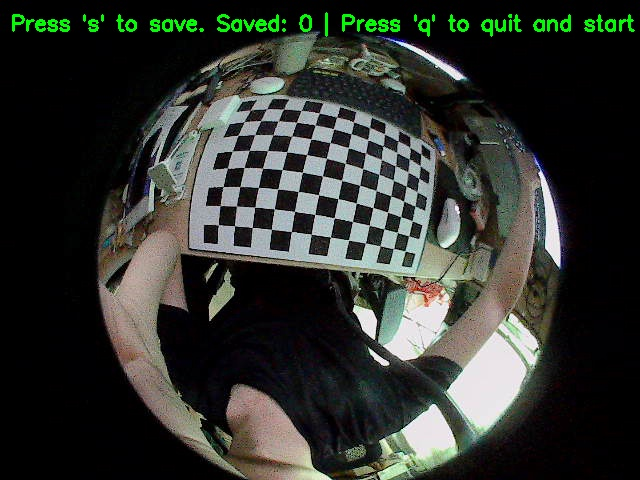
#> input picture modules/calibration_Zhang_method/test_run_20251015_150447/captured_fisheye_images/fisheye_calib_img_00.jpg, 640 x 480 px, given in place of the camera
$ python calibration_app.py   (older library calls are emulated)
#> lines starting #> are read from the running program, lines starting #| are printed output that depends on the picture
### modules/camera_calibration.py
# -*- coding: utf-8 -*-
"""
通用的鱼眼/针孔相机标定参数加载与去畸模块
- 统一主程序与测试脚本的导入: from camera_calibration import FisheyeCalibrator, DistortionCorrector, CalibrationVisualizer
- 支持从 OpenCV 风格与 MATLAB 导出的 JSON 读取
- 提供基于 OpenCV fisheye 的去畸矫正
"""
from __future__ import annotations
import json
import os
from dataclasses import dataclass
from typing import Optional, Tuple, Dict, Any

import cv2
import numpy as np


@dataclass
class CalibrationResult:
    camera_matrix: np.ndarray
    dist_coeffs: np.ndarray
    image_size: Tuple[int, int]
    rms_error: float = 0.0
    model: str = "fisheye"  # fisheye or pinhole
    flags: int = 0
    is_valid: bool = True


class FisheyeCalibrator:
    """
    这里不实现完整的采集标定流程，仅提供加载现有参数文件的能力，
    以便主程序/验证脚本统一读取。
    """
    def __init__(self, chessboard_size: Tuple[int, int] = (9, 6), square_size: float = 1.0):
        self.chessboard_size = chessboard_size
        self.square_size = square_size
        self.calibration_result: Optional[CalibrationResult] = None

    # [95 lines left out: functions load_calibration, _parse_generic_json, not called in this run]


class DistortionCorrector:
    def __init__(self, calibration: Optional[CalibrationResult] = None):
        self.calibration = calibration
        self._maps: Optional[Tuple[np.ndarray, np.ndarray]] = None
        self._newK: Optional[np.ndarray] = None

    # [74 lines left out: functions set_calibration, _ensure_maps, correct_distortion, not called in this run]


class CalibrationVisualizer:
    # [10 lines left out: function draw_k_matrix, not called in this run]


__all__ = [
    'FisheyeCalibrator',
    'DistortionCorrector',
    'CalibrationVisualizer',
    'CalibrationResult',
]

### modules/camera_calibration/calibration_app.py
"""
Fisheye Camera Calibration Application
Interactive application for fisheye camera calibration and testing
"""

import cv2
import numpy as np
import os
import sys
import argparse
import logging
from typing import Optional

# Add parent directory to path to import camera_calibration
current_dir = os.path.dirname(os.path.abspath(__file__))
parent_dir = os.path.dirname(current_dir)
sys.path.insert(0, parent_dir)

from camera_calibration import (
    FisheyeCalibrator,
    DistortionCorrector,
    CalibrationVisualizer,
    CalibrationResult
)

# Configure logging
logging.basicConfig(level=logging.INFO)
logger = logging.getLogger(__name__)

class CalibrationApp:
    """Interactive fisheye camera calibration application"""

    def __init__(self,
                 camera_id: int = 0,
                 chessboard_size: tuple = (9, 6),
                 square_size: float = 1.0,
                 save_path: str = "calibration_data"):
        """
        Initialize calibration application

        Args:
            camera_id: Camera device ID
            chessboard_size: Chessboard pattern size (corners)
            square_size: Physical size of chessboard squares
            save_path: Directory to save calibration data
        """
        self.camera_id = camera_id
        self.chessboard_size = chessboard_size
        self.square_size = square_size
        self.save_path = save_path

        # Create save directory
        os.makedirs(save_path, exist_ok=True)

        # Initialize components
        self.calibrator = FisheyeCalibrator(chessboard_size, square_size)
        self.corrector = DistortionCorrector()
        self.visualizer = CalibrationVisualizer()

        # Application state
        self.camera = None
        self.mode = "capture"  # capture, calibrate, test, adjust
        self.target_images = 20
        self.auto_capture = False
        self.capture_delay = 2.0  # seconds between auto captures
        self.last_capture_time = 0

        # UI state
        self.show_help = True
        self.show_progress = True

        logger.info(f"Calibration app initialized for camera {camera_id}")
        logger.info(f"Chessboard: {chessboard_size}, Square size: {square_size}")

    def initialize_camera(self) -> bool:
        """Initialize camera capture"""
        try:
            self.camera = cv2.VideoCapture(self.camera_id)
            if not self.camera.isOpened():
                logger.error(f"Cannot open camera {self.camera_id}")
                return False

            # Set camera properties for better quality
            self.camera.set(cv2.CAP_PROP_FRAME_WIDTH, 1280)
            self.camera.set(cv2.CAP_PROP_FRAME_HEIGHT, 720)
            self.camera.set(cv2.CAP_PROP_FPS, 30)

            logger.info("Camera initialized successfully")
            return True

        except Exception as e:
            logger.error(f"Camera initialization failed: {e}")
            return False

    def run(self):
        """Run the calibration application"""
        if not self.initialize_camera():
            return

        logger.info("Starting calibration application")
        logger.info("Press 'h' for help, 'q' to quit")

        try:
            while True:
                ret, frame = self.camera.read()
#> frame is the input picture: shape (480, 640, 3); mean B, G, R 47.4, 52.4, 49.6
                if not ret:
                    logger.error("Failed to read camera frame")
                    break

                # Process frame based on current mode
                if self.mode == "capture":
                    display_frame = self.process_capture_mode(frame)
                elif self.mode == "calibrate":
                    display_frame = self.process_calibrate_mode(frame)
                elif self.mode == "test":
                    display_frame = self.process_test_mode(frame)
                elif self.mode == "adjust":
                    display_frame = self.process_adjust_mode(frame)
                else:
                    display_frame = frame

                # Add UI overlays
                display_frame = self.add_ui_overlays(display_frame)

                # Show frame
                cv2.imshow("Fisheye Camera Calibration", display_frame)

                # Handle keyboard input
                key = cv2.waitKey(1) & 0xFF
                if self.handle_keyboard_input(key, frame):
                    break

        except KeyboardInterrupt:
            logger.info("Application interrupted by user")
        finally:
            self.cleanup()

    def process_capture_mode(self, frame: np.ndarray) -> np.ndarray:
        """Process frame in capture mode"""
        # Detect chessboard
        gray = cv2.cvtColor(frame, cv2.COLOR_BGR2GRAY)
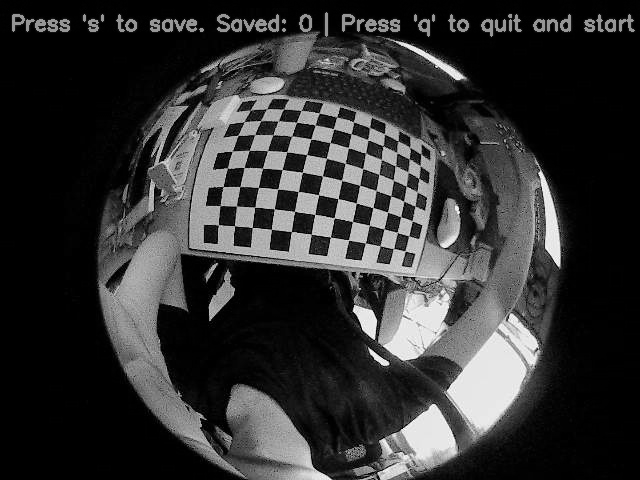
#> gray: shape (480, 640); min 0, max 255, mean 50.9
        found, corners = cv2.findChessboardCorners(
            gray, self.chessboard_size,
            cv2.CALIB_CB_ADAPTIVE_THRESH + cv2.CALIB_CB_FAST_CHECK + cv2.CALIB_CB_NORMALIZE_IMAGE
        )
#> found = False; corners = None

        # Draw chessboard corners
#> (the run stopped early here; a loop or call above may not have finished)

$ run again, on modules/calibration_Zhang_method/test_run_20251015_150447/captured_fisheye_images/fisheye_calib_img_01.jpg
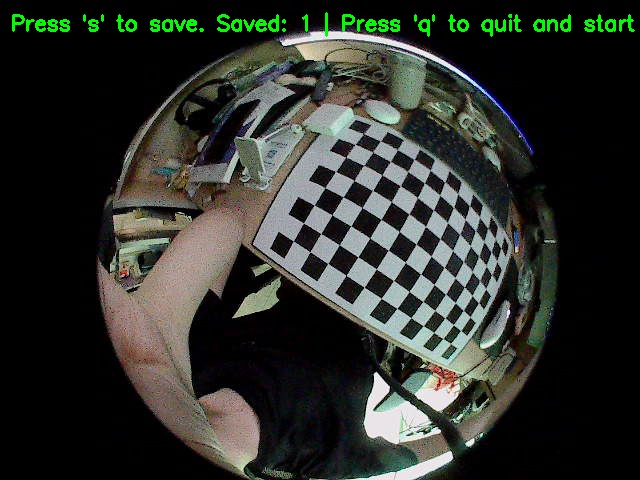
#> input picture modules/calibration_Zhang_method/test_run_20251015_150447/captured_fisheye_images/fisheye_calib_img_01.jpg, 640 x 480 px, given in place of the camera
#> in run, frame is the input picture: shape (480, 640, 3); mean B, G, R 43.9, 49.1, 46.4
#> in process_capture_mode, `gray = cv2.cvtColor(frame, cv2.COLOR_BGR2GRAY)`:
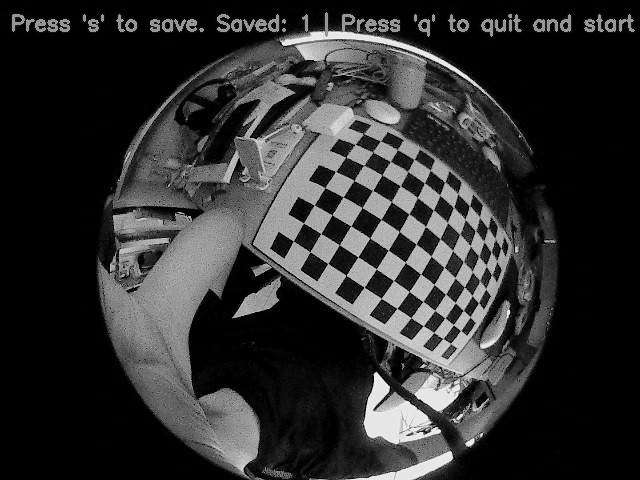
#> gray: shape (480, 640); min 0, max 255, mean 47.7
#> found = False; corners = None

$ run again, on modules/calibration_Zhang_method/test_run_20251015_150447/captured_fisheye_images/fisheye_calib_img_02.jpg
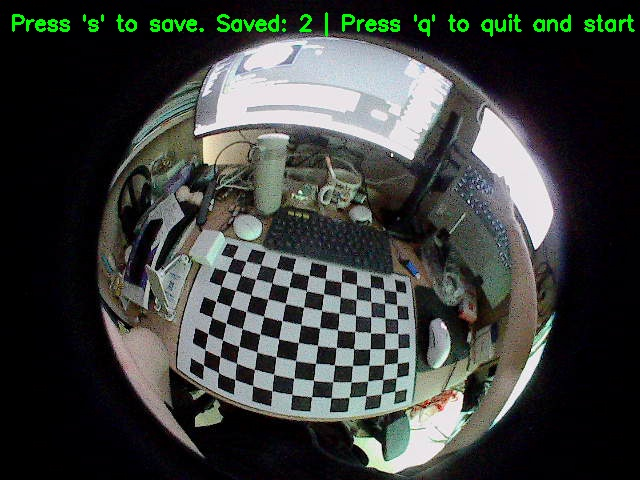
#> input picture modules/calibration_Zhang_method/test_run_20251015_150447/captured_fisheye_images/fisheye_calib_img_02.jpg, 640 x 480 px, given in place of the camera
#> in run, frame is the input picture: shape (480, 640, 3); mean B, G, R 61, 63.4, 60.4
#> in process_capture_mode, `gray = cv2.cvtColor(frame, cv2.COLOR_BGR2GRAY)`:
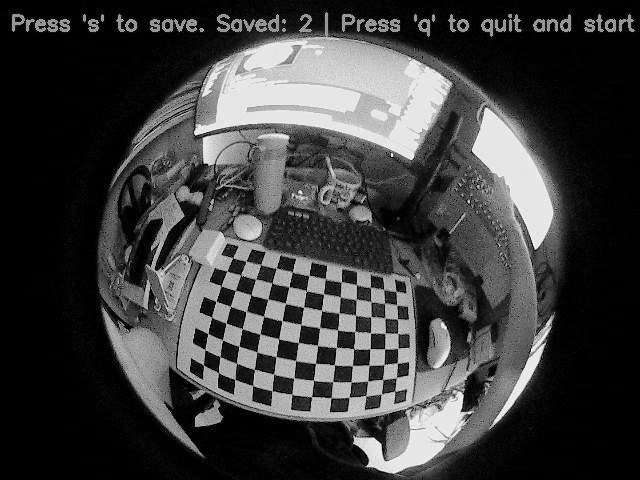
#> gray: shape (480, 640); min 0, max 255, mean 62.2
#> found = False; corners = None

$ run again, on modules/calibration_Zhang_method/test_run_20251015_150447/captured_fisheye_images/fisheye_calib_img_03.jpg
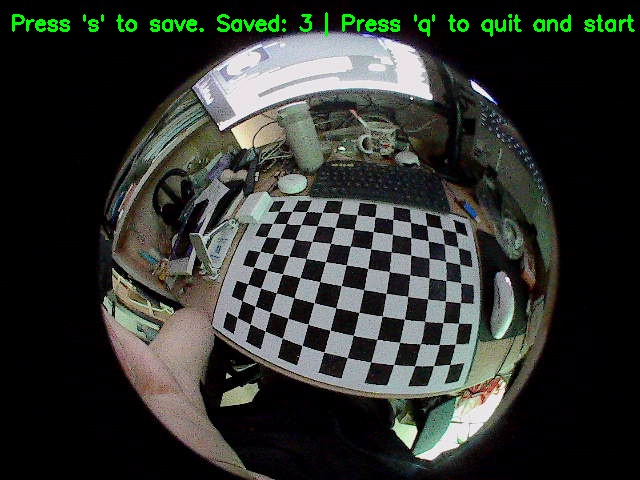
#> input picture modules/calibration_Zhang_method/test_run_20251015_150447/captured_fisheye_images/fisheye_calib_img_03.jpg, 640 x 480 px, given in place of the camera
#> in run, frame is the input picture: shape (480, 640, 3); mean B, G, R 48, 52, 49.4
#> in process_capture_mode, `gray = cv2.cvtColor(frame, cv2.COLOR_BGR2GRAY)`:
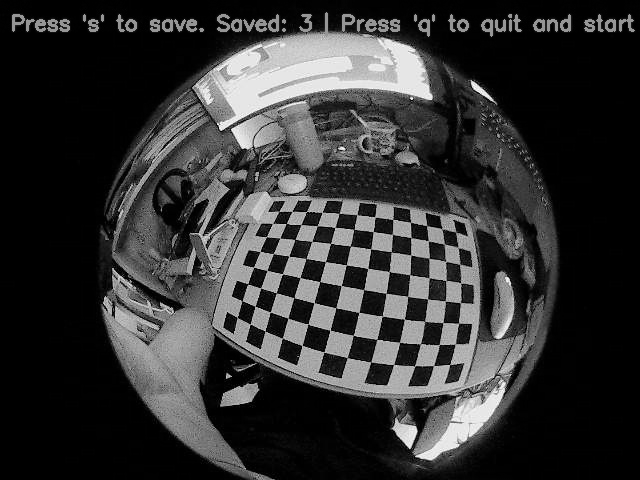
#> gray: shape (480, 640); min 0, max 255, mean 50.8
#> found = False; corners = None
